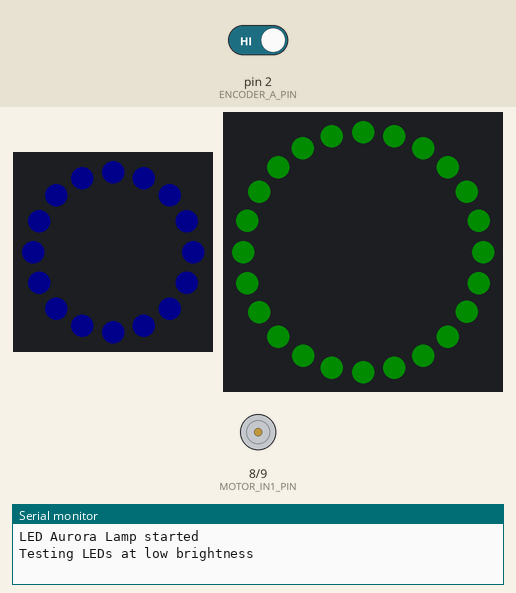
This sketch was run on a simulated Arduino Uno, built with avr-gcc and run on an emulated ATmega328P. Parts: 16 RGB LEDs in a ring, first at the top, clockwise, 24 RGB LEDs in a ring, first at the top, clockwise, motor-driver pin pairs drawn as motors (green arrow = first pin HIGH = forward, orange = second pin HIGH = backward, longer = more drive, scaled by the enable pin), the last lines printed to the serial monitor. The test bench sets the inputs (shaded band); at power-on: pin 2 (ENCODER_A_PIN) HIGH. Dim RGB values are drawn brighter than linear; random numbers use the default seed unless the sketch sets one.

Above: at 0.1 s.
At 0.96 s:
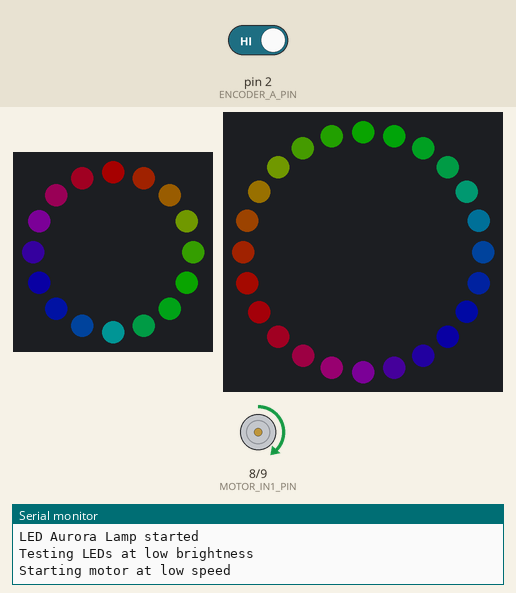
At 20.68 s:
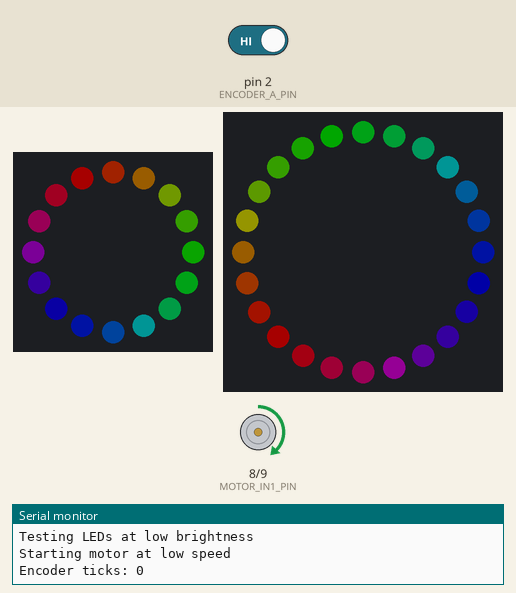
At 39.13 s:
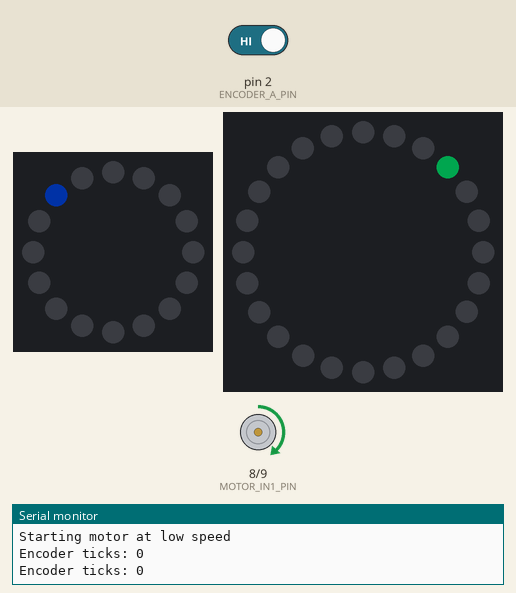
Timing chart, 0 to 40.0 s (numbered marks = the images above):
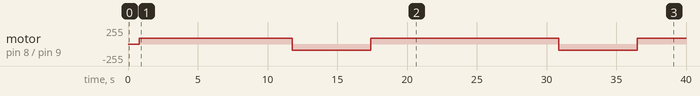

The sketch:

led_aurora_lamp_controller.ino
```cpp
/*
  LED Aurora Lamp Controller

  Hardware:
  - Arduino Uno R3
  - NeoPixel Ring 16
  - NeoPixel Ring 24
  - DC motor with encoder
  - H-bridge motor driver
  - External 5V power supply

  Install in Arduino IDE:
  - Adafruit NeoPixel library

  Important:
  - Test with low LED brightness first.
  - Use an external 5V supply for the LED rings.
  - Arduino GND and external supply GND must be connected together.
  - If your Tinkercad wiring is different, change the pin constants below.
*/

#include <Adafruit_NeoPixel.h>

// =========================
// NeoPixel pins
// =========================
const byte RING1_PIN = 7;     // RING1 DIN
const byte RING2_PIN = 12;    // RING2 DIN

const int RING1_LEDS = 16;
const int RING2_LEDS = 24;

// Low brightness for safer first tests.
// Increase later only after the circuit works.
const byte LED_BRIGHTNESS = 40;

// NeoPixels are usually GRB, 800 kHz.
Adafruit_NeoPixel ring1(RING1_LEDS, RING1_PIN, NEO_GRB + NEO_KHZ800);
Adafruit_NeoPixel ring2(RING2_LEDS, RING2_PIN, NEO_GRB + NEO_KHZ800);

// =========================
// H-bridge motor pins
// =========================
const byte MOTOR_ENABLE_PIN = 6;  // PWM pin, H-bridge 1-2EN
const byte MOTOR_IN1_PIN = 8;     // H-bridge 1A
const byte MOTOR_IN2_PIN = 9;     // H-bridge 2A

// =========================
// Encoder pins
// =========================
const byte ENCODER_A_PIN = 2;
const byte ENCODER_B_PIN = 3;

volatile long encoderTicks = 0;

// =========================
// Animation settings
// =========================
int motorSpeed = 90;       // 0-255. Start low.
int animationDelay = 35;   // Smaller = faster animation.

// =========================
// Encoder interrupt
// =========================
void encoderAChanged() {
  bool b = digitalRead(ENCODER_B_PIN);

  if (b) {
    encoderTicks++;
  } else {
    encoderTicks--;
  }
}

// =========================
// Color helper
// =========================
uint32_t colorWheel(Adafruit_NeoPixel &strip, byte position) {
  position = 255 - position;

  if (position < 85) {
    return strip.Color(255 - position * 3, 0, position * 3);
  }

  if (position < 170) {
    position -= 85;
    return strip.Color(0, position * 3, 255 - position * 3);
  }

  position -= 170;
  return strip.Color(position * 3, 255 - position * 3, 0);
}

// =========================
// LED helpers
// =========================
void clearRings() {
  ring1.clear();
  ring2.clear();
  ring1.show();
  ring2.show();
}

void setRingColor(Adafruit_NeoPixel &ring, uint32_t color) {
  for (int i = 0; i < ring.numPixels(); i++) {
    ring.setPixelColor(i, color);
  }

  ring.show();
}

void setBothRings(uint32_t color1, uint32_t color2) {
  setRingColor(ring1, color1);
  setRingColor(ring2, color2);
}

// =========================
// Motor helpers
// speed: -255 to 255
// positive = forward
// negative = reverse
// zero = stop
// =========================
void setMotor(int speedValue) {
  speedValue = constrain(speedValue, -255, 255);

  if (speedValue > 0) {
    digitalWrite(MOTOR_IN1_PIN, HIGH);
    digitalWrite(MOTOR_IN2_PIN, LOW);
    analogWrite(MOTOR_ENABLE_PIN, speedValue);
  } else if (speedValue < 0) {
    digitalWrite(MOTOR_IN1_PIN, LOW);
    digitalWrite(MOTOR_IN2_PIN, HIGH);
    analogWrite(MOTOR_ENABLE_PIN, -speedValue);
  } else {
    analogWrite(MOTOR_ENABLE_PIN, 0);
    digitalWrite(MOTOR_IN1_PIN, LOW);
    digitalWrite(MOTOR_IN2_PIN, LOW);
  }
}

// =========================
// Animations
// =========================
void auroraFlow(int loops) {
  for (int step = 0; step < loops * 256; step++) {
    for (int i = 0; i < ring1.numPixels(); i++) {
      byte colorPos = (i * 256 / ring1.numPixels() + step) & 255;
      ring1.setPixelColor(i, colorWheel(ring1, colorPos));
    }

    for (int i = 0; i < ring2.numPixels(); i++) {
      byte colorPos = (i * 256 / ring2.numPixels() + step + 80) & 255;
      ring2.setPixelColor(i, colorWheel(ring2, colorPos));
    }

    ring1.show();
    ring2.show();

    delay(animationDelay);
  }
}

void breathingGlow(uint32_t color1, uint32_t color2) {
  for (int brightness = 5; brightness <= LED_BRIGHTNESS; brightness += 2) {
    ring1.setBrightness(brightness);
    ring2.setBrightness(brightness);

    setBothRings(color1, color2);
    delay(25);
  }

  for (int brightness = LED_BRIGHTNESS; brightness >= 5; brightness -= 2) {
    ring1.setBrightness(brightness);
    ring2.setBrightness(brightness);

    setBothRings(color1, color2);
    delay(25);
  }

  ring1.setBrightness(LED_BRIGHTNESS);
  ring2.setBrightness(LED_BRIGHTNESS);
}

void sparkle(int count) {
  clearRings();

  for (int i = 0; i < count; i++) {
    int pixel1 = random(ring1.numPixels());
    int pixel2 = random(ring2.numPixels());

    ring1.clear();
    ring2.clear();

    ring1.setPixelColor(pixel1, ring1.Color(0, 80, 255));
    ring2.setPixelColor(pixel2, ring2.Color(0, 255, 120));

    ring1.show();
    ring2.show();

    delay(60);
  }

  clearRings();
}

void oppositeRotationEffect() {
  for (int step = 0; step < 120; step++) {
    ring1.clear();
    ring2.clear();

    int p1 = step % ring1.numPixels();
    int p2 = (ring2.numPixels() - 1) - (step % ring2.numPixels());

    ring1.setPixelColor(p1, ring1.Color(0, 100, 255));
    ring2.setPixelColor(p2, ring2.Color(0, 255, 80));

    ring1.show();
    ring2.show();

    delay(45);
  }
}

// =========================
// Setup
// =========================
void setup() {
  Serial.begin(9600);

  pinMode(MOTOR_ENABLE_PIN, OUTPUT);
  pinMode(MOTOR_IN1_PIN, OUTPUT);
  pinMode(MOTOR_IN2_PIN, OUTPUT);

  pinMode(ENCODER_A_PIN, INPUT_PULLUP);
  pinMode(ENCODER_B_PIN, INPUT_PULLUP);

  attachInterrupt(digitalPinToInterrupt(ENCODER_A_PIN), encoderAChanged, RISING);

  ring1.begin();
  ring2.begin();

  ring1.setBrightness(LED_BRIGHTNESS);
  ring2.setBrightness(LED_BRIGHTNESS);

  clearRings();
  setMotor(0);

  randomSeed(analogRead(A0));

  Serial.println("LED Aurora Lamp started");
  Serial.println("Testing LEDs at low brightness");

  setBothRings(ring1.Color(0, 0, 80), ring2.Color(0, 80, 0));
  delay(800);
  clearRings();

  Serial.println("Starting motor at low speed");
  setMotor(motorSpeed);
}

// =========================
// Main loop
// =========================
void loop() {
  setMotor(motorSpeed);
  auroraFlow(1);

  breathingGlow(ring1.Color(0, 80, 255), ring2.Color(0, 255, 100));

  setMotor(-motorSpeed);
  oppositeRotationEffect();

  setMotor(motorSpeed);
  sparkle(40);

  Serial.print("Encoder ticks: ");
  Serial.println(encoderTicks);
}
```

Measured:
- by itself, motor on pin 8 (MOTOR_IN1_PIN) / pin 9 (MOTOR_IN2_PIN): goes forward 90/255 11.0 s, backward 90/255 5.6 s, forward 90/255 13.5 s, backward 90/255 5.6 s, then forward 90/255
